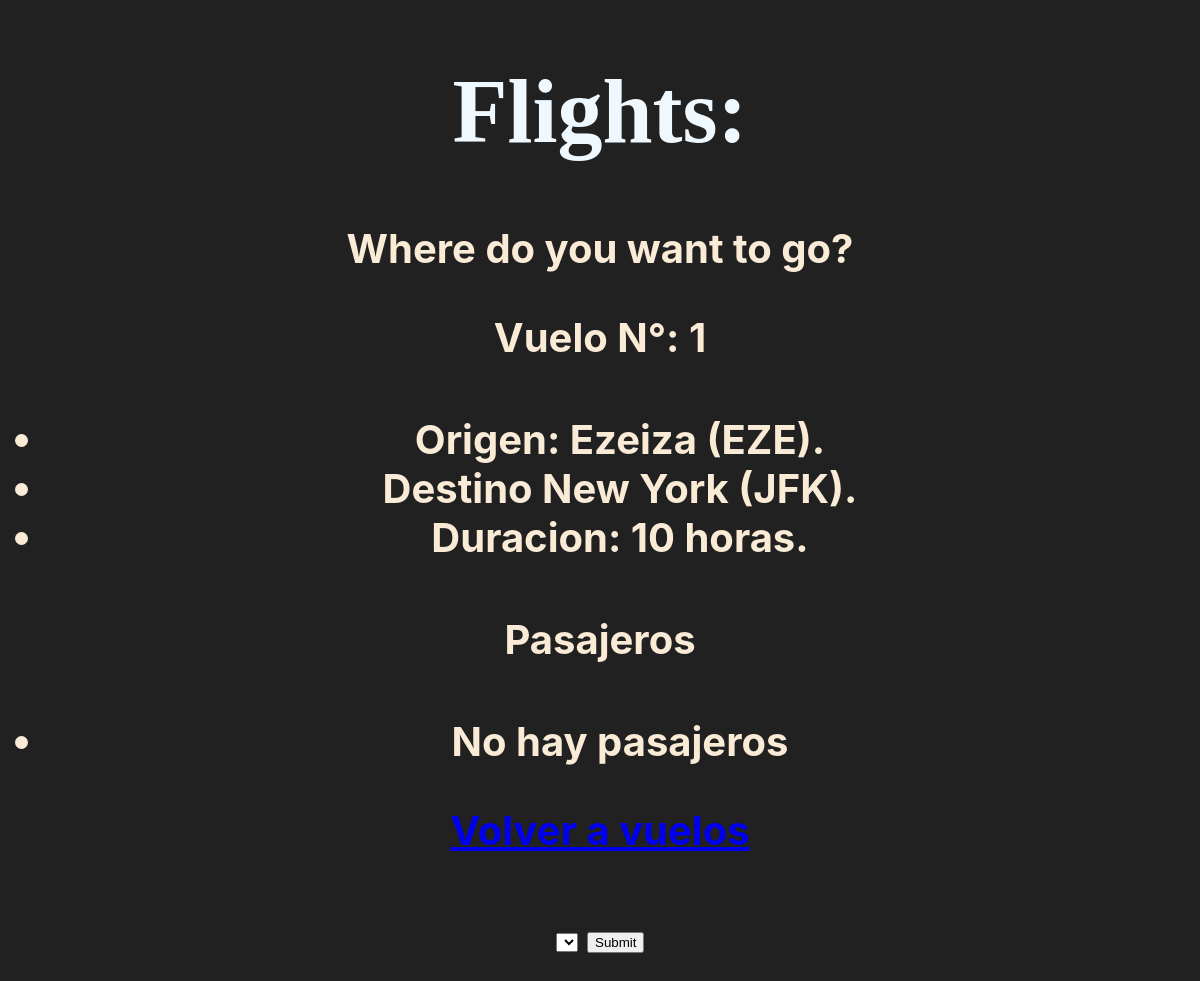
Before: /Aerolinea/1 with the older database file.
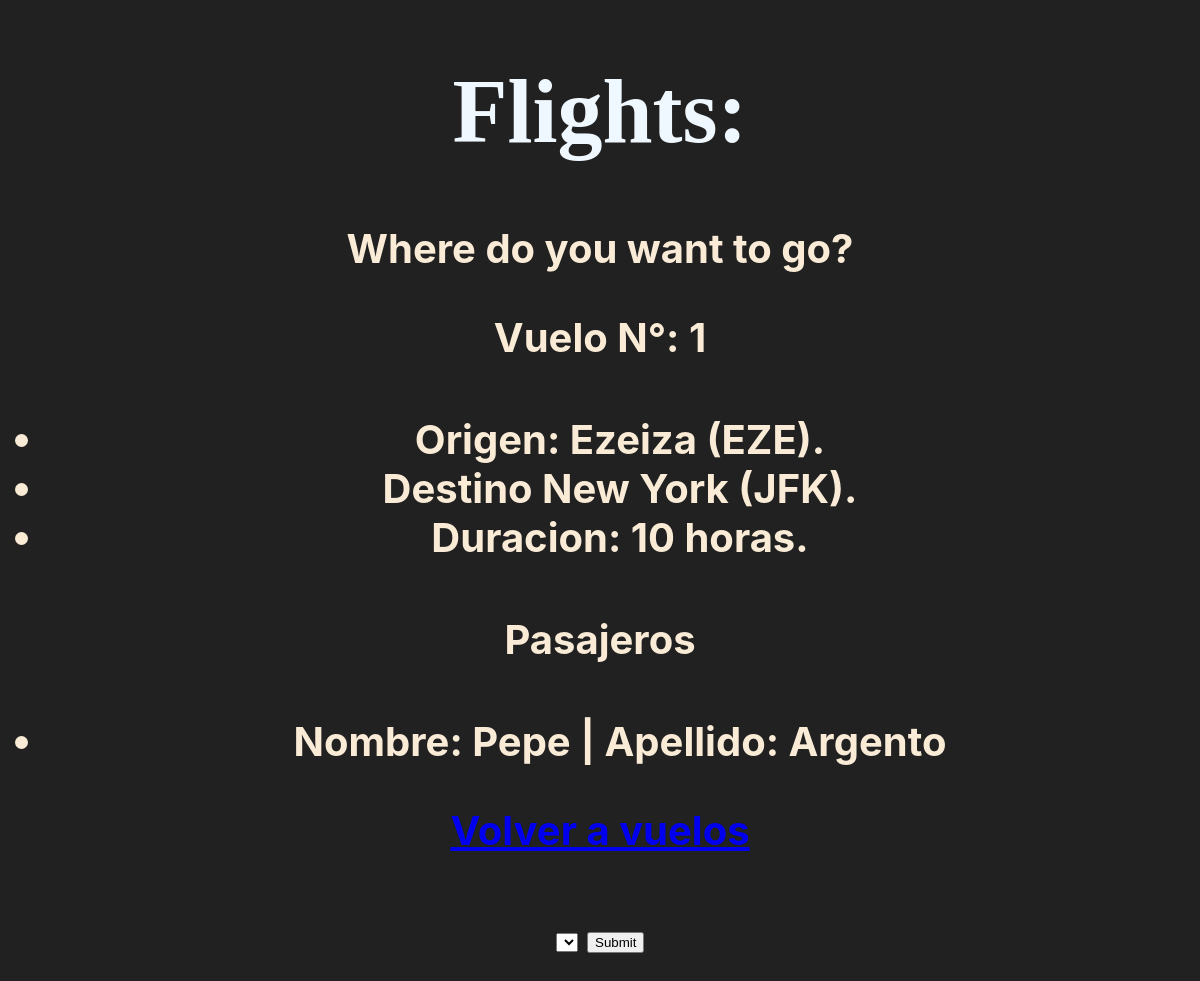
After: the same page with the newer database file.
### Aerolinea/models.py (models this page shows)
class Pasajero(MD):
    nombre = models.CharField(max_length=64)
    apellido = models.CharField(max_length=64)
    vuelos = models.ManyToManyField(Aerolinea, blank=True, related_name="pasajeros")
    def __str__(self):
        return (f"Nombre: {self.nombre} | Apellido: {self.apellido}")

### Aerolinea/views.py (the view)
# urls.py: path("<int:vuelo_id>", views.vuelo, name="vuelo"),
def vuelo(request, vuelo_id):
    unVuelo = Aerolinea.objects.get(id=vuelo_id)
    pasajeros = unVuelo.pasajeros.all()
    noSonPasajeros = Pasajero.objects.exclude(vuelos=unVuelo).all()
    return render(request, "Aerolinea/vuelo.html", {
        "vuelo":unVuelo,
        "pasajeros":pasajeros,
    })

### Aerolinea/models.py (called while the page is built)
    def __str__(self):
        return (f"{self.ciudad} ({self.codigo})")

### Aerolinea/templates/Aerolinea/vuelo.html (shortened to what this page needs)
{% extends "Aerolinea/layout.html"%}
{% block body %}
<h1>Flights:</h1>
<h3>Where do you want to go?</h3>
<h3>Vuelo N°: {{vuelo.id}} </h3>
<h4>
    <ul>
        <li>Origen: {{vuelo.origen}}. </li>
        <li>Destino {{vuelo.destino}}. </li>
        <li>Duracion: {{vuelo.duracion}} horas.</li>
    </ul>
</h4>
<h3>Pasajeros</h3>
<h4>
    <ul>
        {% for unPasajero in pasajeros %}
        <li>{{unPasajero}}</li>
        {% empty %}
        <li>No hay pasajeros</li>
        {% endfor %}
    </ul>
    <a href="{% url 'Aerolinea:index' %}">Volver a vuelos</a>
</h4>
<h4>
    <form action="{% url 'Aerolinea:reservar' vuelo.id %}" method="post">
        <select name="pasajero" id="">
        </select>
        <input type="submit">
    </form>
</h4>
    {% endblock body %}

Changed rows visible on the page:
added Pasajero: nombre+apellido "Nombre: Pepe | Apellido: Argento"
Other visible differences:
text no longer shown: "No hay pasajeros"
